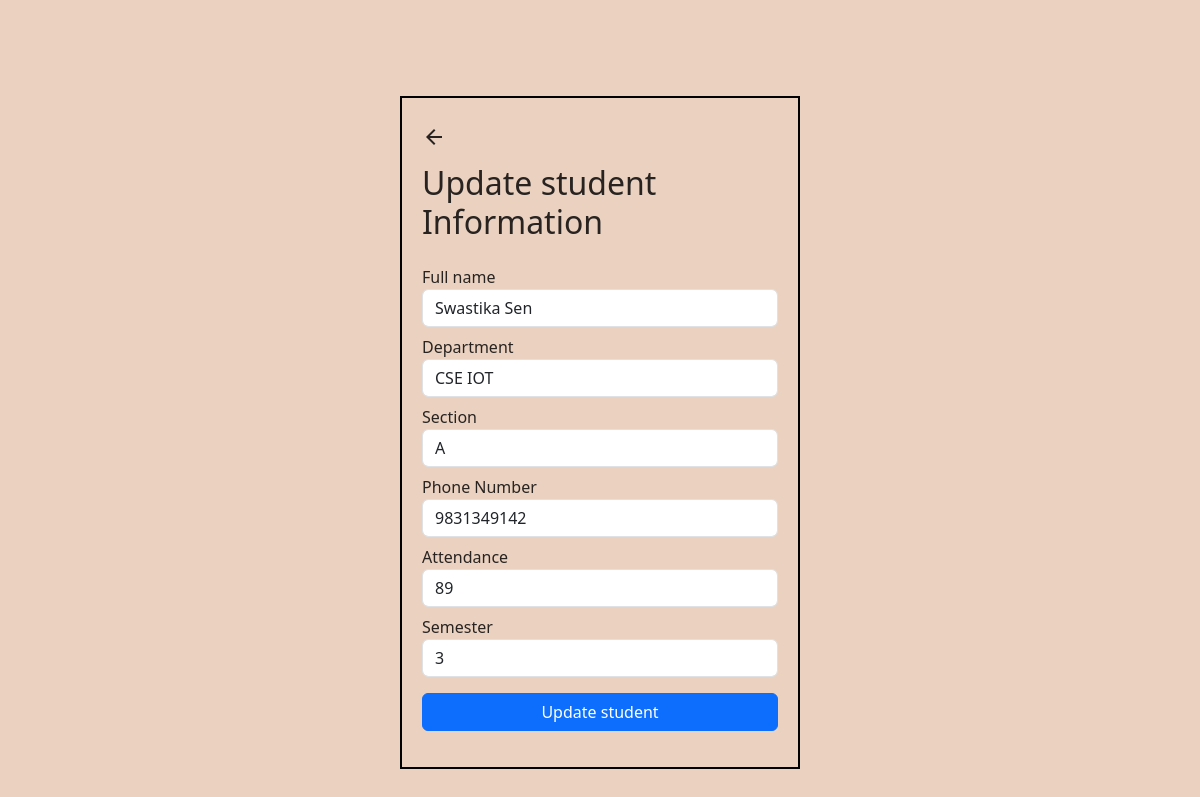
/admin/edit.php?id=12021002028122&type=student (signed in), run on the app's committed database.
### tables this page shows
CREATE TABLE `tbl_student` (
  `Enrollment` bigint(255) NOT NULL,
  `name` varchar(255) NOT NULL,
  `Phone` varchar(255) NOT NULL,
  `Department` varchar(255) NOT NULL,
  `Section` varchar(255) NOT NULL,
  `Password` varchar(255) NOT NULL,
  `Attendance` int(255) NOT NULL,
  `semester` int(255) NOT NULL,
  `timestamp` timestamp(6) NOT NULL DEFAULT current_timestamp(6)
);

### admin/edit.php (the view, shortened to what this page needs)
<?php
if (isset($_GET["type"]) && isset($_GET["id"])) {
    $type = $_GET["type"];
    $id = $_GET["id"];
} else {
    header("location:index.php");
}
?>
<!DOCTYPE html>
<html>
<head>
    <?php include '../dependancies.php' ?>
</head>
<body>
    <?php include '../connect.php';
    if ($type == "student") {
        $qr = "select * from tbl_student where Enrollment = $id";
        $result = mysqli_query($con, $qr);
        $results = mysqli_fetch_array($result);
    }
    else if ($type == "teacher"){
        $qr = "select * from tbl_teacher where teacher_id = $id";
        $result = mysqli_query($con, $qr);
        $results = mysqli_fetch_array($result);
    }
    ?>
    <div class="container">
        <h2 class="text-left"><a href="view.php?type=<?= $type ?>" title="back to dashboard"><span class="material-symbols-outlined">
                </span></a> </h2>
        <h2 class="mb-4">Update <?php echo $type; ?> Information</h2>
        <form method="post">
            <div class="form-group mt-2">
                <label for="firstname">Full name</label>
                <input required type="text" class="form-control" id="exampleInputfirstname" name="firstname" value="<?= $results['name'] ?>">
            </div>
            <?php if ($type == "student") {
            ?>
                <div class="form-group mt-2">
                    <label for="Department">Department</label>
                    <input required type="text" class="form-control" id="exampleInputdepartment1" aria-describedby="emailHelp" name="department" value="<?= $results['Department'] ?>">
                </div>
                <div class="form-group mt-2">
                    <label for="section">Section</label>
                    <input required type="text" class="form-control" id="exampleInputsection" aria-describedby="emailHelp" name="section" value="<?= $results['Section'] ?>">
                </div>
                <div class="form-group mt-2">
                    <label for="phoneno">Phone Number</label>
                    <input required type="text" class="form-control" id="exampleInputphoneno" name="phoneno" value="<?= $results['Phone'] ?>">
                </div>
                <div class="form-group mt-2">
                    <label for="attendance">Attendance</label>
                    <input required type="text" class="form-control" id="exampleInputattendance" name="attendance" value="<?= $results['Attendance'] ?>">
                </div>
                <div class="form-group mt-2">
                    <label for="semester">Semester</label>
                    <input required type="text" class="form-control" id="exampleInputsemester" name="semester" value="<?= $results['semester'] ?>">
                </div>
            <?php
            } ?>
            <button type="submit" class="btn btn-primary w-100 my-3" name="create">Update <?php echo $type; ?></button>
        </form>
    </div>
</body>
</html>

### style.css (style rules this page uses)
.container { margin-top: 8%; margin-bottom: 8%; width: 400px; border:2px solid black; padding: 20px; }
h2, label, span { color: rgba(0, 0, 0, 0.831); }
body { background-color: rgb(234, 209, 192); min-height: 100vh; }

### data on the page
tbl_student: firstname "Swastika Sen", department "CSE IOT", section "A", phoneno "9831349142", attendance "89", semester "3"

### other printed values
$type "student"
